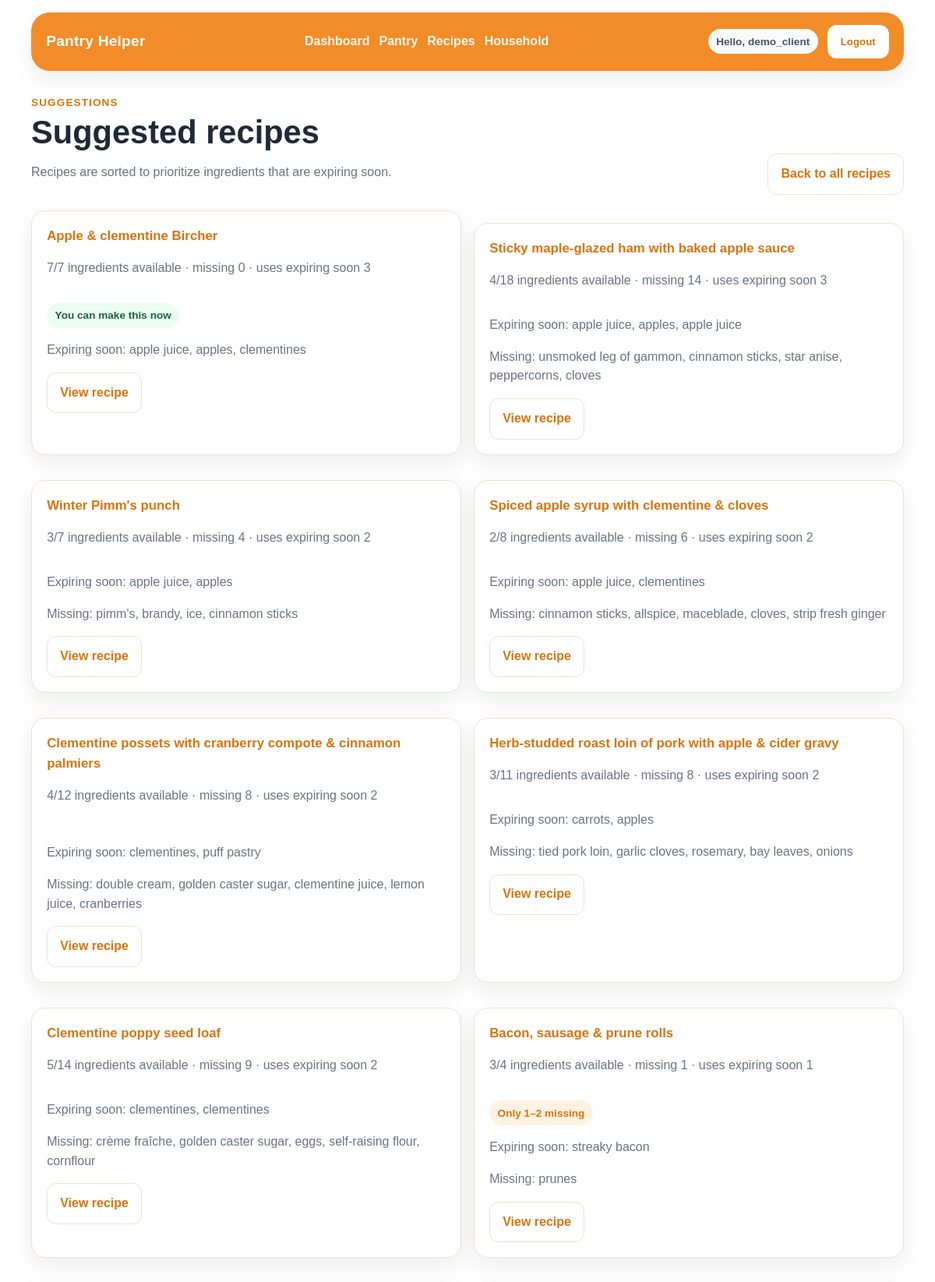
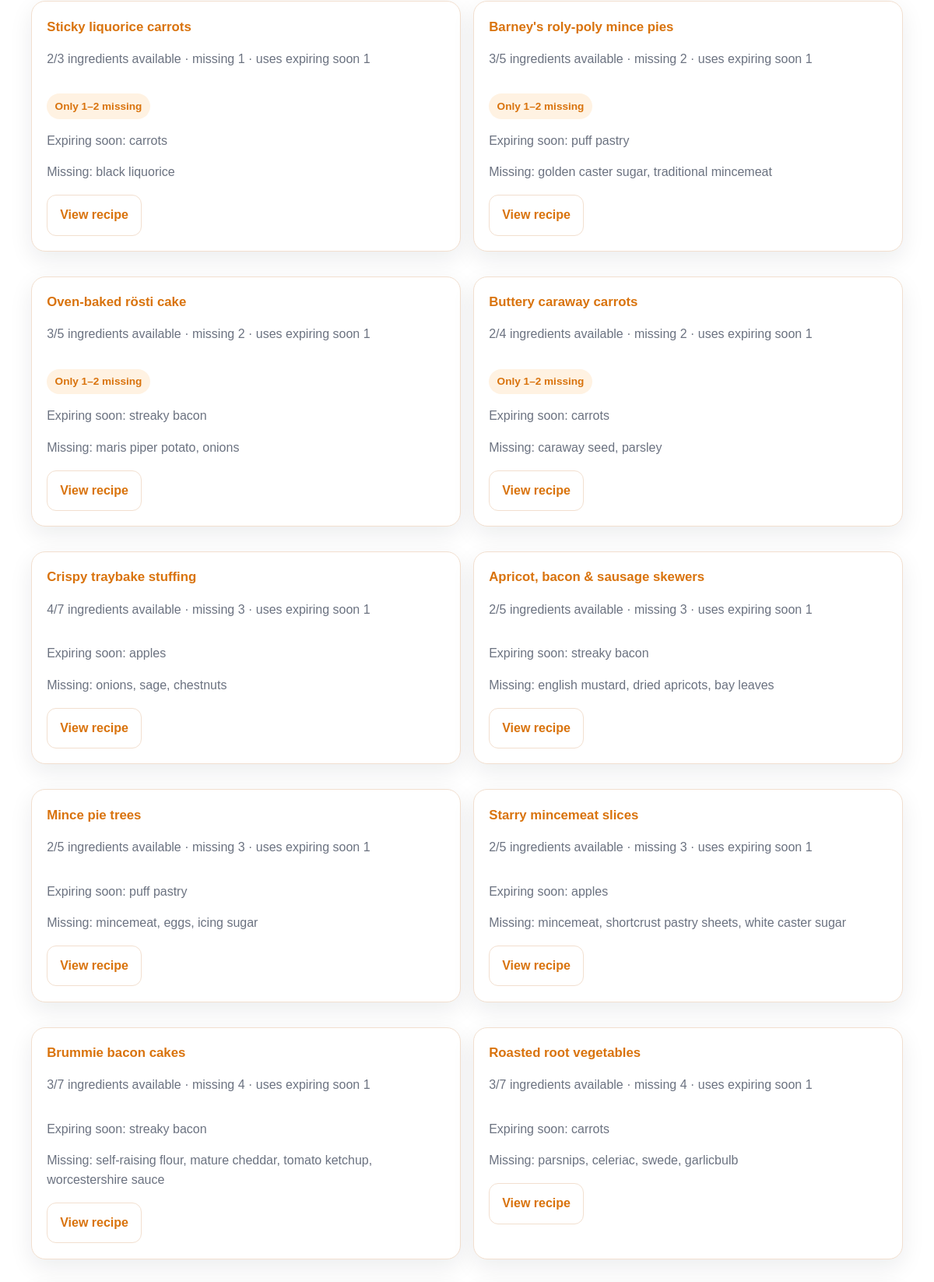
Screenshot of /recipes/suggested/ (signed in, upper part) with the database file from the repository (2 pictures, top to bottom).
### app/models.py (models this page shows, shortened)
class Recipe(models.Model):
    household = models.ForeignKey(
        Household,
        on_delete=models.CASCADE,
        related_name='recipes',
        null=True,
        blank=True
    )
    created_by = models.ForeignKey(
        User,
        on_delete=models.SET_NULL,
        null=True,
        blank=True,
        related_name='created_recipes'
    )
    name = models.CharField(max_length=200)
    author = models.CharField(max_length=120, blank=True)
    source_url = models.URLField(blank=True)
    source_site = models.CharField(max_length=100, blank=True)
    is_preloaded = models.BooleanField(default=False)
    ingredients = models.ManyToManyField(
        Ingredient,
        through='RecipeIngredient',
        related_name='recipes'
    )
    class Meta:
        ordering = ['name']
        permissions = [
            ('view_suggested_recipes', 'Can view suggested recipes'),
        ]

### app/views.py (the view)
# urls.py: path('recipes/suggested/', views.suggested_recipes, name='suggested_recipes'),
@login_required
@permission_required('app.view_suggested_recipes', raise_exception=True)
def suggested_recipes(request):
    membership = get_membership(request.user)
    if membership is None:
        return redirect('app:dashboard')
    role = get_user_role(request.user)
    suggestions = _build_recipe_suggestions(membership.household, limit=30)
    tparams = {
        'suggestions': suggestions,
        'membership': membership,
        'role': role,
    }
    return render(request, 'app/recipes/suggestedrecipes.html', tparams)

### app/utils.py (called while the page is built)
def get_user_role(user):
    if not user.is_authenticated:
        return None
    group = user.groups.filter(name__in=ROLE_GROUPS).first()
    return group.name if group else None

def get_membership(user):
    return getattr(user, 'household_member', None)

### app/views.py (called while the page is built)
def _get_available_foods_for_household(household):
    return Food.objects.select_related('ingredient').filter(
        household=household,
        quantity__gte=1,
    )

### app/templates/app/recipes/suggestedrecipes.html (shortened to what this page needs)
{% extends "base.html" %}
{% block content %}
<div class="page-header">
    <div>
        <span class="eyebrow">Suggestions</span>
        <h1>Suggested recipes</h1>
        <p class="page-subtitle">Recipes are sorted to prioritize ingredients that are expiring soon.</p>
    </div>
    <a href="{% url 'app:recipe_list' %}" class="btn btn-secondary">Back to all recipes</a>
</div>
{% if suggestions %}
    <div class="card-grid card-grid-2">
        {% for item in suggestions %}
            <article class="card">
                <div class="list-row-head">
                    <div>
                        <h3>
                            <a href="{% url 'app:recipe_detail' item.recipe.id %}">{{ item.recipe.name }}</a>
                        </h3>
                        <p class="muted">
                            {{ item.matched_count }}/{{ item.total_count }} ingredients available ·
                            missing {{ item.missing_count }} ·
                            uses expiring soon {{ item.expiring_match_count }}
                        </p>
                    </div>
                    <div class="tag-row">
                        {% if item.can_make_now %}
                            <span class="tag tag-success">You can make this now</span>
                        {% elif item.almost_make_now %}
                            <span class="tag">Only 1–2 missing</span>
                        {% endif %}
                    </div>
                </div>
                {% if item.expiring_ingredients %}
                    <p class="helper-text">Expiring soon: {{ item.expiring_ingredients|join:", " }}</p>
                {% endif %}
                {% if item.missing_ingredients %}
                    <p class="helper-text">Missing: {{ item.missing_ingredients|join:", " }}</p>
                {% endif %}
                <div class="page-actions" style="margin-top: 1rem;">
                    <a href="{% url 'app:recipe_detail' item.recipe.id %}" class="btn btn-secondary">View recipe</a>
                </div>
            </article>
        {% endfor %}
    </div>
{% else %}
    <section class="card empty-state">
        <h2>No suggested recipes found yet.</h2>
        <p class="page-subtitle">Add more foods to the pantry first.</p>
    </section>
{% endif %}
{% endblock %}

### app/templates/loginpartial.html (shortened to what this page needs)
{% if user.is_authenticated %}
    <div class="auth-box">
        <span class="tag tag-muted">Hello, {{ user.username }}</span>
        <form action="{% url 'logout' %}" method="post" class="inline-form">
            <button type="submit" class="btn btn-light">Logout</button>
        </form>
    </div>
{% else %}
    <a href="{% url 'login' %}" class="btn btn-light">Login</a>
{% endif %}

### static/css/style.css (style rules this page uses)
:root { --bg: #ffffff; --surface: #ffffff; --surface-soft: #fff7ef; --border: #f2dfcf; --text: #1f2937; --muted: #6b7280; --accent: #f28c28; --accent-dark: #d9730d; --accent-soft: #fff2e2; --success-soft: #ecfdf3; --success-text: #166534; --warning-soft: #fff7ed; --warning-text: #9a3412; --danger-soft: #fff1f2; --danger-text: #be123c; --shadow: 0 10px 30px rgba(17, 24, 39, 0.08); --radius: 18px; }
* { box-sizing: border-box; }
html { scroll-behavior: smooth; }
body { margin: 0; font-family: Arial, Helvetica, sans-serif; background: var(--bg); color: var(--text); line-height: 1.55; }
a { color: var(--accent-dark); text-decoration: none; }
.nav-links, .nav-user, .auth-box, .inline-form, .page-actions, .tag-row { display: flex; align-items: center; gap: 0.75rem; flex-wrap: wrap; }
.page-header { display: flex; justify-content: space-between; align-items: end; gap: 1rem; margin-bottom: 1.25rem; flex-wrap: wrap; }
.eyebrow { display: inline-block; font-size: 0.85rem; font-weight: 700; color: var(--accent-dark); text-transform: uppercase; letter-spacing: 0.08em; margin-bottom: 0.35rem; }
h1, h2, h3 { margin-top: 0; color: var(--text); }
h1 { font-size: clamp(1.9rem, 4vw, 2.6rem); line-height: 1.1; margin-bottom: 0.5rem; }
h3 { font-size: 1.05rem; margin-bottom: 0.35rem; }
.page-subtitle, .muted, .item-notes, .helper-text { color: var(--muted); }
.card { background: var(--surface); border: 1px solid var(--border); border-radius: var(--radius); padding: 1.2rem; box-shadow: var(--shadow); }
.card + .card { margin-top: 1rem; }
.card-grid { display: grid; gap: 1rem; }
.card-grid-2 { grid-template-columns: repeat(2, minmax(0, 1fr)); }
.btn, button, input[type="submit"] { border: 0; border-radius: 12px; background: var(--accent); color: white; font-weight: 700; padding: 0.8rem 1rem; cursor: pointer; transition: 0.2s ease; text-decoration: none; display: inline-flex; align-items: center; justify-content: center; }
.btn-secondary { background: white; color: var(--accent-dark); border: 1px solid var(--border); }
.btn-light { background: white; color: var(--accent-dark); border: 1px solid rgba(255, 255, 255, 0.5); }
.tag { display: inline-flex; align-items: center; padding: 0.35rem 0.65rem; border-radius: 999px; background: var(--accent-soft); color: var(--accent-dark); font-size: 0.85rem; font-weight: 700; }
.tag-muted { background: #f8fafc; color: #475569; }
.tag-success { background: var(--success-soft); color: var(--success-text); }
.item-card-head, .list-row-head { display: flex; justify-content: space-between; gap: 1rem; align-items: start; flex-wrap: wrap; }
form { margin: 0; }
.inline-form { margin: 0; }

### rows the page displays
Recipe: recipe.name "Apple & clementine Bircher", matched_count "7", total_count "7", missing_count "0", expiring_match_count "3", shows "You can make this now", expiring_ingredients "apple juice, apples, clementines"
Recipe: recipe.name "Sticky maple-glazed ham with baked apple sauce", matched_count "4", total_count "18", missing_count "14", expiring_match_count "3", expiring_ingredients "apple juice, apples, apple juice", missing_ingredients "unsmoked leg of gammon, cinnamon sticks, star anise, peppercorns, cloves"
Recipe: recipe.name "Winter Pimm's punch", matched_count "3", total_count "7", missing_count "4", expiring_match_count "2", expiring_ingredients "apple juice, apples", missing_ingredients "pimm's, brandy, ice, cinnamon sticks"
Recipe: recipe.name "Spiced apple syrup with clementine & cloves", matched_count "2", total_count "8", missing_count "6", expiring_match_count "2", expiring_ingredients "apple juice, clementines", missing_ingredients "cinnamon sticks, allspice, maceblade, cloves, strip fresh ginger"
Recipe: recipe.name "Clementine possets with cranberry compote & cinnamon palmiers", matched_count "4", total_count "12", missing_count "8", expiring_match_count "2", expiring_ingredients "clementines, puff pastry", missing_ingredients "double cream, golden caster sugar, clementine juice, lemon juice, cranberries"
Recipe: recipe.name "Herb-studded roast loin of pork with apple & cider gravy", matched_count "3", total_count "11", missing_count "8", expiring_match_count "2", expiring_ingredients "carrots, apples", missing_ingredients "tied pork loin, garlic cloves, rosemary, bay leaves, onions"
Recipe: recipe.name "Clementine poppy seed loaf", matched_count "5", total_count "14", missing_count "9", expiring_match_count "2", expiring_ingredients "clementines, clementines", missing_ingredients "crème fraîche, golden caster sugar, eggs, self-raising flour, cornflour"
Recipe: recipe.name "Bacon, sausage & prune rolls", matched_count "3", total_count "4", missing_count "1", expiring_match_count "1", shows "Only 1–2 missing", expiring_ingredients "streaky bacon", missing_ingredients "prunes"
Recipe: recipe.name "Sticky liquorice carrots", matched_count "2", total_count "3", missing_count "1", expiring_match_count "1", shows "Only 1–2 missing", expiring_ingredients "carrots", missing_ingredients "black liquorice"
Recipe: recipe.name "Barney's roly-poly mince pies", matched_count "3", total_count "5", missing_count "2", expiring_match_count "1", shows "Only 1–2 missing", expiring_ingredients "puff pastry", missing_ingredients "golden caster sugar, traditional mincemeat"
Recipe: recipe.name "Oven-baked rösti cake", matched_count "3", total_count "5", missing_count "2", expiring_match_count "1", shows "Only 1–2 missing", expiring_ingredients "streaky bacon", missing_ingredients "maris piper potato, onions"
Recipe: recipe.name "Buttery caraway carrots", matched_count "2", total_count "4", missing_count "2", expiring_match_count "1", shows "Only 1–2 missing", expiring_ingredients "carrots", missing_ingredients "caraway seed, parsley"
Recipe: recipe.name "Crispy traybake stuffing", matched_count "4", total_count "7", missing_count "3", expiring_match_count "1", expiring_ingredients "apples", missing_ingredients "onions, sage, chestnuts"
Recipe: recipe.name "Apricot, bacon & sausage skewers", matched_count "2", total_count "5", missing_count "3", expiring_match_count "1", expiring_ingredients "streaky bacon", missing_ingredients "english mustard, dried apricots, bay leaves"
Recipe: recipe.name "Mince pie trees", matched_count "2", total_count "5", missing_count "3", expiring_match_count "1", expiring_ingredients "puff pastry", missing_ingredients "mincemeat, eggs, icing sugar"
Recipe: recipe.name "Starry mincemeat slices", matched_count "2", total_count "5", missing_count "3", expiring_match_count "1", expiring_ingredients "apples", missing_ingredients "mincemeat, shortcrust pastry sheets, white caster sugar"
Recipe: recipe.name "Brummie bacon cakes", matched_count "3", total_count "7", missing_count "4", expiring_match_count "1", expiring_ingredients "streaky bacon", missing_ingredients "self-raising flour, mature cheddar, tomato ketchup, worcestershire sauce"
Recipe: recipe.name "Roasted root vegetables", matched_count "3", total_count "7", missing_count "4", expiring_match_count "1", expiring_ingredients "carrots", missing_ingredients "parsnips, celeriac, swede, garlicbulb"

### other values shown
{{ user.username }} "demo_client"
